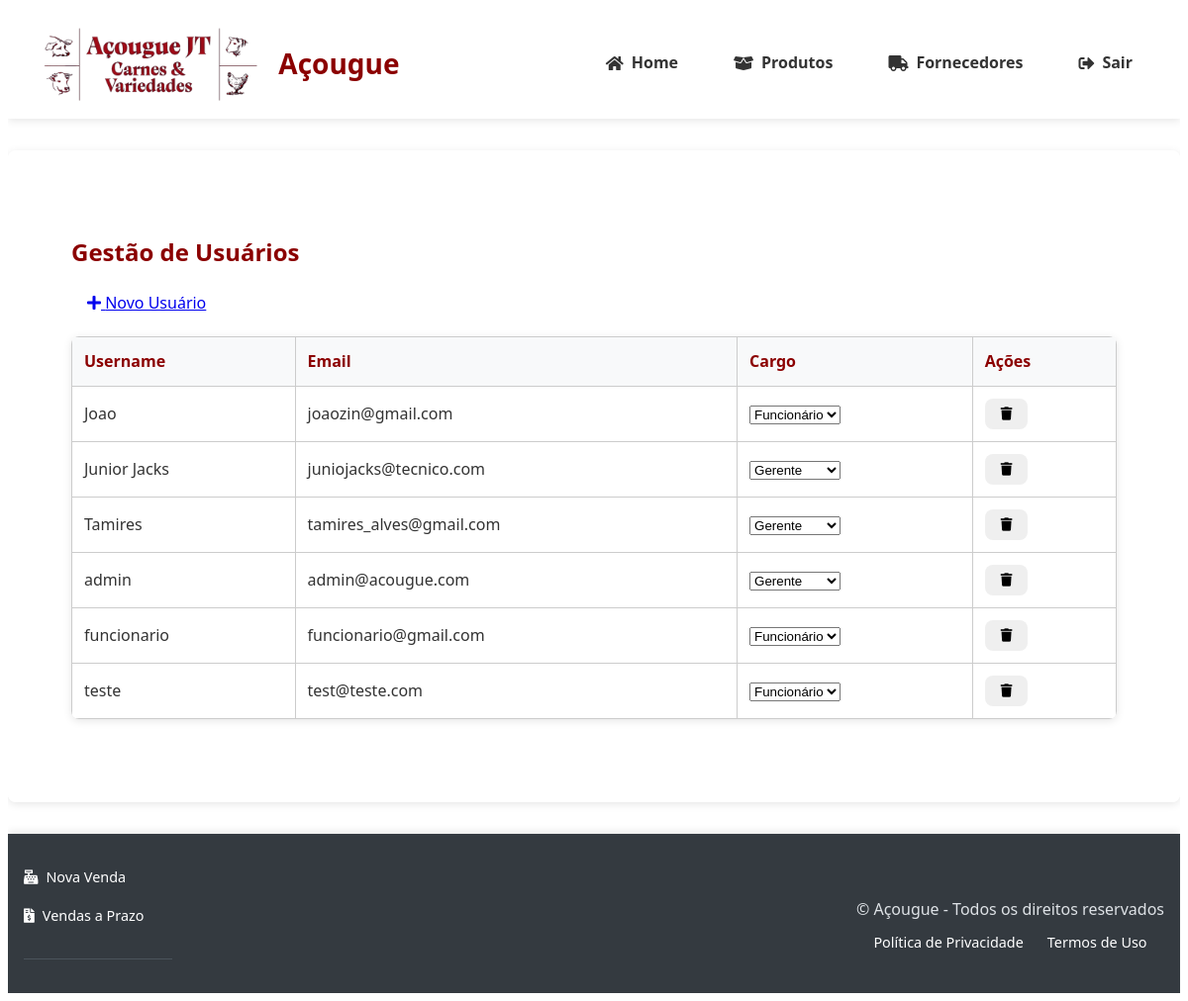
The page /admin/usuarios (signed in) on the database as committed earlier.
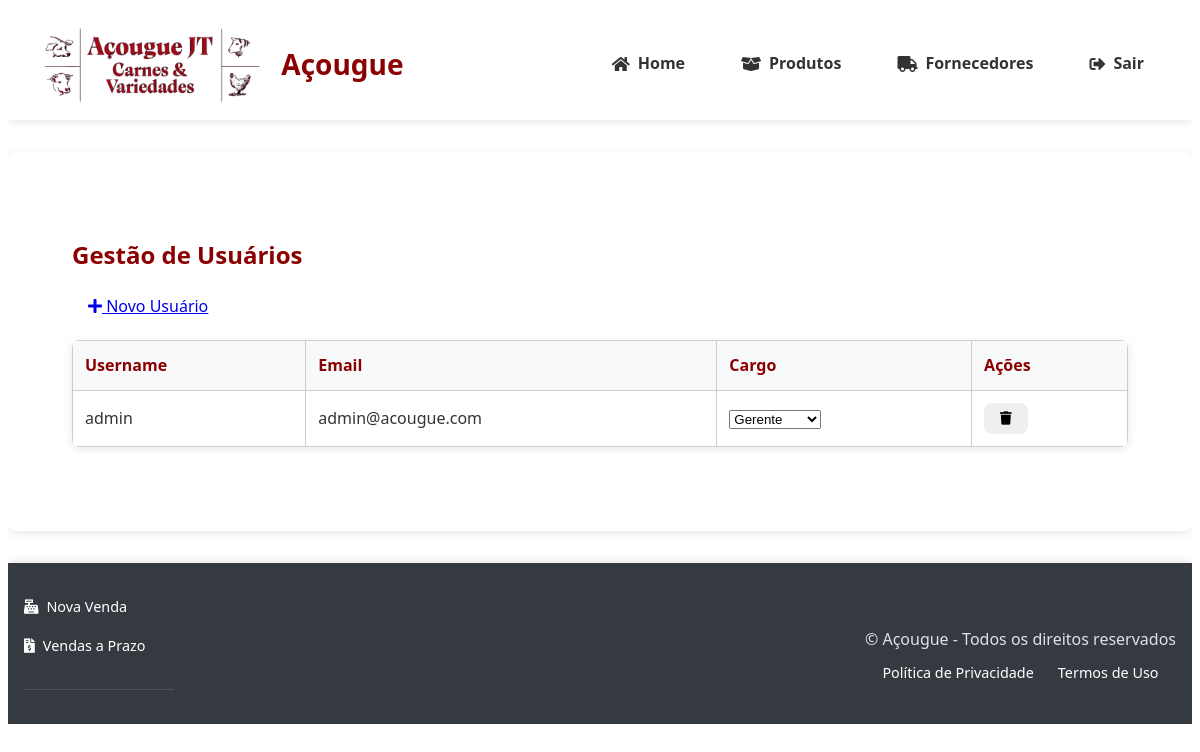
The same page on the database as committed later.
### tables this page shows
CREATE TABLE users (
                id INTEGER PRIMARY KEY AUTOINCREMENT,
                username TEXT UNIQUE NOT NULL,
                email TEXT UNIQUE NOT NULL,
                password_hash TEXT NOT NULL,
                role TEXT NOT NULL DEFAULT 'funcionario',
                created_at TIMESTAMP DEFAULT CURRENT_TIMESTAMP
            );

### app.py (the view)
@app.route('/admin/usuarios')
@login_required
@role_required('gerente')
def admin_usuarios():
    success = request.args.get('success')
    error = request.args.get('error')
    usuarios = [dict(u) for u in get_all_users()]
    return render_template(
        'admin/usuarios.html',
        usuarios=usuarios,
        success=success,
        error=error
    )

### banco_dados.py (called while the page is built)
@contextmanager
def get_db_connection():
    conn = sqlite3.connect(DB_PATH)
    conn.row_factory = sqlite3.Row
    conn.execute("PRAGMA foreign_keys = ON")
    try:
        yield conn
    finally:
        conn.close()

def get_all_users():
    with get_db_connection() as conn:
        cursor = conn.execute(
            'SELECT id, username, email, role FROM users ORDER BY username'
        )
        return [dict(row) for row in cursor.fetchall()]

### templates/admin/usuarios.html (shortened to what this page needs)
{% extends "base.html" %}
{% block content %}
<div class="container">
    <div class="d-flex justify-content-between align-items-center mb-3">
        <h2 style="color: #8B0000;">Gestão de Usuários</h2>
        <a href="{{ url_for('novo_usuario') }}" class="btn btn-primary">
            <i class="fas fa-plus"></i> Novo Usuário
        </a>
    </div>
    <div class="table-responsive">
        <table class="table table-hover">
            <thead class="thead-dark">
                <tr>
                    <th>Username</th>
                    <th>Email</th>
                    <th>Cargo</th>
                    <th>Ações</th>
                </tr>
            </thead>
            <tbody>
                {% for usuario in usuarios %}
                <tr>
                    <td>{{ usuario.username }}</td>
                    <td>{{ usuario.email }}</td>
                    <td>
                        <form method="POST" action="{{ url_for('editar_usuario', id=usuario.id) }}">
                            <select name="role" class="form-select"
                                    onchange="this.form.submit()"
                                    style="width: auto; display: inline-block;">
                                <option value="gerente" {% if usuario.role == 'gerente' %}selected{% endif %}>
                                    Gerente
                                </option>
                                <option value="funcionario" {% if usuario.role == 'funcionario' %}selected{% endif %}>
                                    Funcionário
                                </option>
                            </select>
                        </form>
                    </td>
                    <td>
                        <form method="POST" action="{{ url_for('excluir_usuario', id=usuario.id) }}"
                              onsubmit="return confirm('Tem certeza que deseja excluir este usuário?');">
                            <button type="submit" class="btn btn-danger btn-sm">
                                <i class="fas fa-trash"></i>
                            </button>
                        </form>
                    </td>
                </tr>
                {% endfor %}
            </tbody>
        </table>
    </div>
</div>
{% endblock %}

### templates/base.html (shortened to what this page needs)
<!DOCTYPE html>
<html lang="pt-BR">
<head>
    <link rel="stylesheet" href="{{ url_for('static', filename='styles.css') }}">
    <link rel="stylesheet" href="https://cdnjs.cloudflare.com/ajax/libs/font-awesome/5.15.4/css/all.min.css">
</head>
<body>
    <header class="header-main">
        <div class="header-brand">
            <img src="{{ url_for('static', filename='img/logo-acougue.png') }}" alt="Logo Açougue" class="logo">
            <h1 class="site-title">Açougue</h1>
        </div>
        <nav class="main-nav">
            <a href="{{ url_for('index') }}" class="nav-link">
                <i class="fas fa-home"></i> Home
            </a>
            <a href="{{ url_for('listar_produtos') }}" class="nav-link"><i class="fas fa-box-open"></i> Produtos</a>
            <a href="{{ url_for('listar_fornecedores') }}" class="nav-link"><i class="fas fa-truck"></i> Fornecedores</a>
            <a href="{{ url_for('logout') }}" class="nav-link btn-danger"><i class="fas fa-sign-out-alt"></i> Sair</a>
        </nav>
    </header>
    <main class="container main-content">
        {% block content %}{% endblock %}
    </main>
    <footer class="main-footer">
        <div class="footer-content">
            <div class="footer-nav-links">
                <a href="{{ url_for('nova_venda') }}" class="footer-link">
                    <i class="fas fa-cash-register"></i> Nova Venda
                </a>
                <a href="{{ url_for('listar_vendas_prazo') }}" class="footer-link">
                    <i class="fas fa-file-invoice-dollar"></i> Vendas a Prazo
                </a>
            </div>
            <div class="footer-legal">
                <p class="copyright">&copy; {{ current_year }} Açougue - Todos os direitos reservados</p>
                <div class="footer-links">
                    <a href="#" class="footer-link">Política de Privacidade</a>
                    <a href="#" class="footer-link">Termos de Uso</a>
                </div>
            </div>
        </div>
    </footer>
</body>
</html>

### static/styles.css (style rules this page uses)
:root { --primary-color: #8B0000; --secondary-color: #6e0000; --background-light: #f8f9fa; --text-dark: #333; --text-light: #fff; --border-radius: 0.5rem; --box-shadow: 0 2px 8px rgba(0,0,0,0.1); }
body { font-family: 'Segoe UI', Tahoma, Geneva, Verdana, sans-serif; color: var(--text-dark); line-height: 1.6; }
.container { max-width: 1200px; margin: 0 auto; padding: 2rem; }
.header-main { background: rgba(255, 255, 255, 0.95); padding: 1rem 2rem; display: flex; align-items: center; justify-content: space-between; box-shadow: var(--box-shadow); position: relative; z-index: 1000; }
.header-brand { display: flex; align-items: center; gap: 1rem; }
.logo { height: 80px; transition: transform 0.3s ease; }
.site-title { color: var(--primary-color); font-size: 1.75rem; margin: 0; }
.main-nav { display: flex; gap: 1.5rem; align-items: center; }
.nav-link { text-decoration: none; color: var(--text-dark); font-weight: 600; padding: 0.5rem 1rem; border-radius: var(--border-radius); transition: all 0.3s ease; display: flex; align-items: center; gap: 0.5rem; }
.main-content { flex: 1; background: rgba(255,255,255,0.98); border-radius: var(--border-radius); box-shadow: var(--box-shadow); margin: 2rem auto; position: relative; z-index: 100; }
.main-footer { background: rgba(255, 255, 255, 0.95); padding: 1.5rem; box-shadow: 0 -2px 8px rgba(0,0,0,0.1); margin-top: auto; }
.footer-content { max-width: 1200px; margin: 0 auto; display: flex; justify-content: space-between; align-items: center; }
.footer-links { display: flex; gap: 1.5rem; }
.footer-link { color: var(--text-dark); text-decoration: none; font-size: 0.9rem; transition: color 0.3s ease; }
*, *::before, *::after { box-sizing: border-box; }
html, body { overflow-x: hidden; }
.main-footer { background: #343a40; color: white; padding: 2rem 0; margin-top: auto; }
.footer-content { max-width: 1200px; margin: 0 auto; padding: 0 1rem; }
.footer-nav-links { display: grid; grid-template-columns: repeat(auto-fit, minmax(150px, 1fr)); gap: 1rem; margin-bottom: 0.1rem; border-bottom: 1px solid #4b545c; padding-bottom: 2rem; }
.footer-link { color: #ffffff; text-decoration: none; display: flex; align-items: center; gap: 0.5rem; transition: color 0.3s ease; }
.footer-legal { text-align: center; padding-top: 0.5rem; }
.footer-legal .copyright { margin-bottom: 0.5rem; color: #dee2e6; }
.footer-links { display: flex; gap: 1.5rem; justify-content: center; flex-wrap: wrap; }
table { width: 100%; border-collapse: collapse; margin: 1rem 0; }
th, td { padding: 12px; text-align: left; border-bottom: 1px solid #ddd; }
th { background-color: #8B0000; color: white; }
table { width: 100%; border-collapse: collapse; margin: 20px 0; background: white; }

Rows that differ between the two databases and show on the page:
removed users: username "Joao", email "joaozin@gmail.com", role "Funcionário"
removed users: username "Junior Jacks", email "juniojacks@tecnico.com", role "Gerente"
removed users: username "Tamires", email "tamires_alves@gmail.com", role "Gerente"
removed users: username "funcionario", email "funcionario@gmail.com", role "Funcionário"
removed users: username "teste", email "test@teste.com", role "Funcionário"
